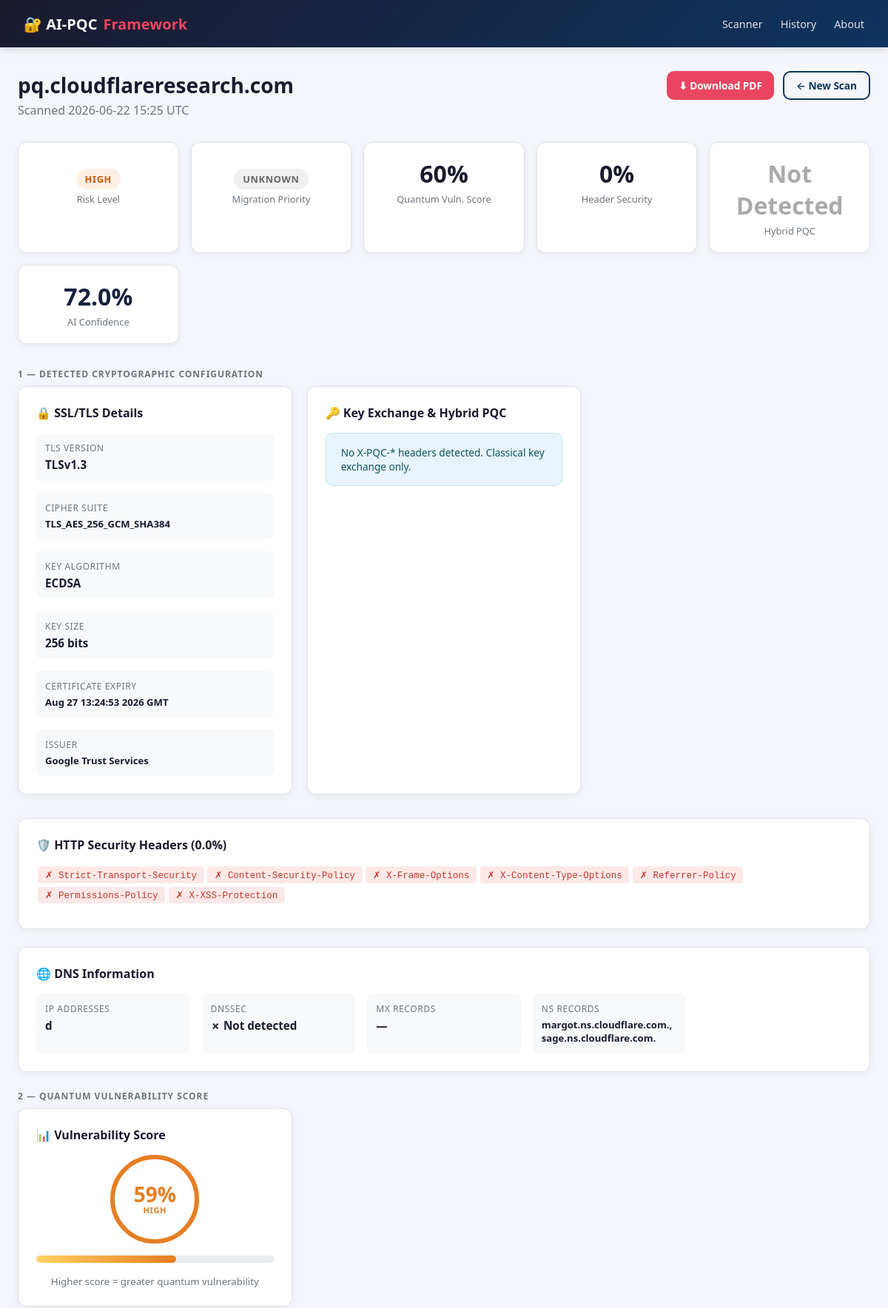
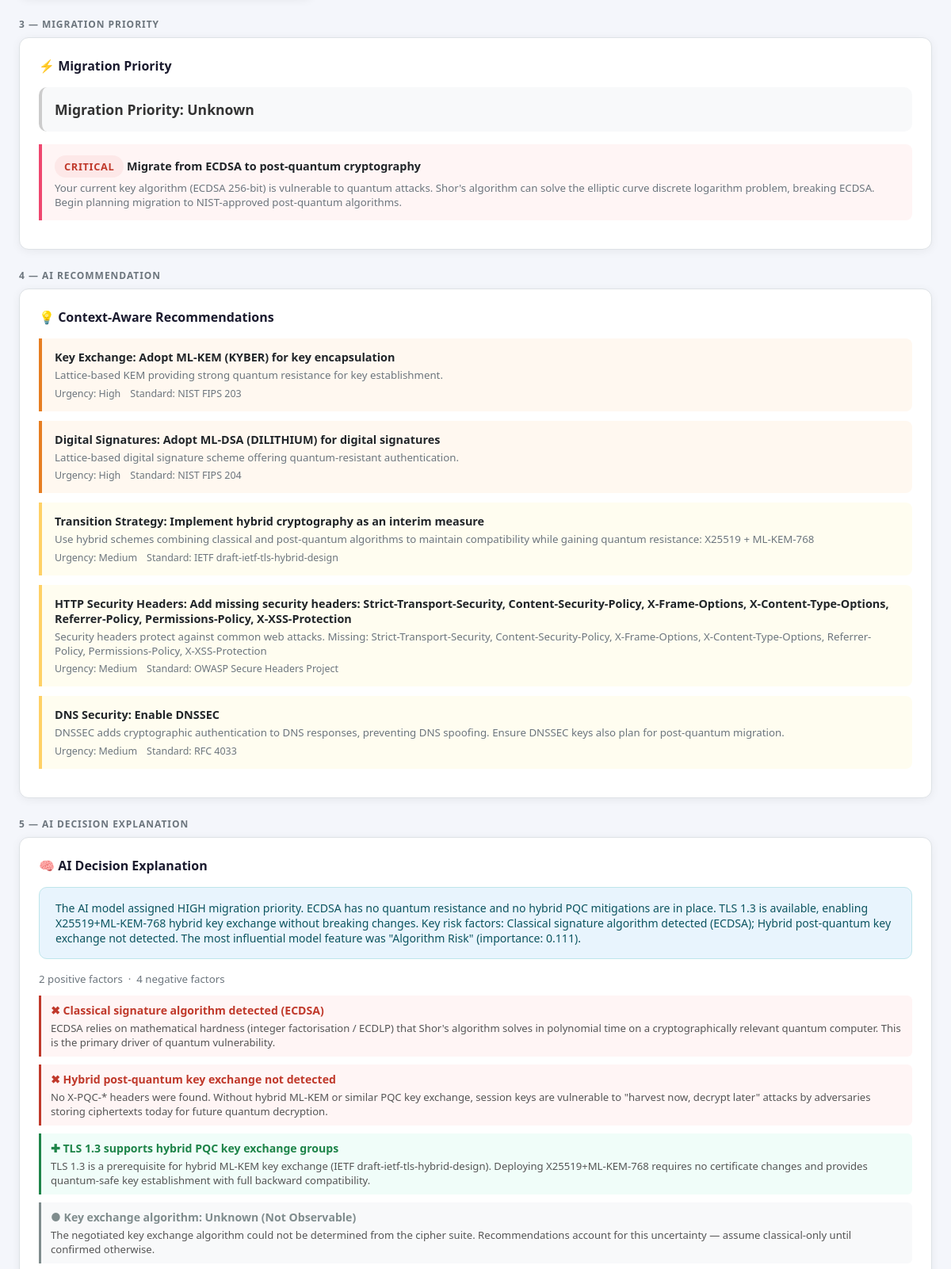
The page /report/2 (upper part) on the database its author committed (2 pictures, top to bottom).
### database/database.py (models this page shows, shortened)
class ScanResult(db.Model):
    __tablename__ = 'scan_results'
    id = db.Column(db.Integer, primary_key=True)
    domain = db.Column(db.String(255), nullable=False)
    scan_date = db.Column(db.DateTime, default=datetime.utcnow)
    ssl_version = db.Column(db.String(50))
    cipher_suite = db.Column(db.String(255))
    key_algorithm = db.Column(db.String(100))
    key_size = db.Column(db.Integer)
    cert_expiry = db.Column(db.String(50))
    quantum_risk_score = db.Column(db.Float)
    risk_level = db.Column(db.String(20))
    recommendations = db.Column(db.Text)
    headers_score = db.Column(db.Float)
    overall_score = db.Column(db.Float)
    raw_data = db.Column(db.Text)

### app.py (the view)
@app.route('/report/<int:scan_id>')
def view_report(scan_id):
    scan = ScanResult.query.get_or_404(scan_id)
    raw = {}
    recommendations = {}
    ai_decision = {}
    confidence = None
    class_probs = {}
    try:
        raw      = json.loads(scan.raw_data) if scan.raw_data else {}
        rec_data = json.loads(scan.recommendations) if scan.recommendations else {}
        recommendations = rec_data
        ssl_data    = raw.get('ssl', {})
        domain_data = raw.get('domain', {})
        header_data = raw.get('headers', {})
        features    = extract_features(ssl_data, domain_data, header_data)
        ml_pred     = predict_migration_priority(features)
        confidence  = ml_pred['confidence']
        class_probs = ml_pred['class_probabilities']
        full_recs = generate_recommendations(
            ssl_data, domain_data, header_data, features,
            ml_priority=rec_data.get('migration_priority') or ml_pred['priority']
        )
        ai_decision = generate_ai_decision_explanation(
            ssl_data, domain_data, header_data, full_recs,
            feature_importances=ml_pred['feature_importances']
        )
    except Exception:
        pass
    return render_template(
        'report.html', scan=scan, raw=raw,
        recommendations=recommendations, ai_decision=ai_decision,
        confidence=confidence, class_probs=class_probs
    )

### ai/predictor.py (called while the page is built, shortened)
def _load_migration_model():
    global _migration_model
    if _migration_model is None:
        try:
            _migration_model = joblib.load(MIGRATION_MODEL_PATH)
        except Exception as e:
            print(f'[AI-PQC] Warning: could not load migration model: {e}')
    return _migration_model

def _build_feature_vector(features):
    return np.array([
        features.get('algorithm_risk', 0.5),
        features.get('key_size_risk', 0.5),
        features.get('protocol_risk', 0.5),
        features.get('cipher_risk', 0.5),
        features.get('header_risk', 0.5),
        features.get('dnssec_risk', 0.5),
        features.get('hybrid_pqc_risk', 1.0),
        features.get('key_exchange_risk', 0.5),
        features.get('pqc_headers_risk', 1.0),
    ], dtype=np.float32)

def predict_migration_priority(features):
    model = _load_migration_model()
    fv = _build_feature_vector(features).reshape(1, -1)
    return _rule_based_priority(features)

### pqc/recommendation.py (called while the page is built, shortened)
def _detect_key_exchange(cipher_suite):
    cipher = (cipher_suite or '').upper()
    if 'ML-KEM' in cipher or 'KYBER' in cipher:
        return 'ML-KEM'
    if 'X25519' in cipher:
        return 'X25519'
    if 'ECDHE' in cipher or 'ECDH' in cipher:
        return 'ECDHE'
    if 'DHE' in cipher or 'EDH' in cipher:
        return 'DHE'
    if 'RSA' in cipher:
        return 'RSA'
    return 'Unknown'

def _detect_cipher_strength(cipher_suite):
    cipher = (cipher_suite or '').upper()
    if 'CHACHA20' in cipher:
        return 'Strong'
    if 'AES_256' in cipher or 'AES256' in cipher:
        return 'Strong'

### templates/report.html (shortened to what this page needs)
<!DOCTYPE html>
<html lang="en">
<head>
  <link rel="stylesheet" href="/static/css/style.css">
</head>
<body>
<nav>
  <div class="nav-inner">
    <a href="/" class="nav-brand">🔐 AI-PQC<span>Framework</span></a>
    <div class="nav-links">
      <a href="/">Scanner</a>
      <a href="/history">History</a>
      <a href="/about">About</a>
    </div>
  </div>
</nav>
<div class="container">
  <div class="page-header" style="display:flex;align-items:flex-start;justify-content:space-between;flex-wrap:wrap;gap:1rem;">
    <div>
      <h1>{{ scan.domain }}</h1>
      <p>Scanned {{ scan.scan_date.strftime('%Y-%m-%d %H:%M UTC') if scan.scan_date else 'Unknown' }}</p>
    </div>
    <div style="display:flex;gap:0.75rem;flex-wrap:wrap;">
      <a href="/report/{{ scan.id }}/pdf" class="btn btn-primary btn-sm">⬇ Download PDF</a>
      <a href="/" class="btn btn-outline btn-sm">← New Scan</a>
    </div>
  </div>
  {% set rl = scan.risk_level|lower if scan.risk_level else 'unknown' %}
  {% set mp = recommendations.get('migration_priority', 'Unknown') if recommendations else 'Unknown' %}
  {% set mp_lower = mp|lower %}
  <div class="stats-grid" style="margin-bottom:2rem;">
    <div class="stat-card">
      <div class="stat-value"><span class="badge badge-{{ rl }}">{{ scan.risk_level or 'N/A' }}</span></div>
      <div class="stat-label">Risk Level</div>
    </div>
    <div class="stat-card">
      <div class="stat-value"><span class="badge badge-{{ mp_lower }}">{{ mp }}</span></div>
      <div class="stat-label">Migration Priority</div>
    </div>
    <div class="stat-card">
      <div class="stat-value">{{ "%.0f"|format((scan.quantum_risk_score or 0) * 100) }}%</div>
      <div class="stat-label">Quantum Vuln. Score</div>
    </div>
    <div class="stat-card">
      <div class="stat-value">{{ "%.0f"|format(scan.headers_score or 0) }}%</div>
      <div class="stat-label">Header Security</div>
    </div>
    {% if raw and raw.get('headers') %}
    <div class="stat-card">
      <div class="stat-value" style="color:{% if raw['headers'].get('hybrid_pqc_detected') %}#1e8449{% else %}#aaa{% endif %};">
        {% if raw['headers'].get('hybrid_pqc_detected') %}✓ Active{% else %}Not Detected{% endif %}
      </div>
      <div class="stat-label">Hybrid PQC</div>
    </div>
    {% endif %}
    {% if confidence is not none %}
    <div class="stat-card">
      <div class="stat-value" style="color:#16213e;font-weight:700;">{{ confidence }}%</div>
      <div class="stat-label">AI Confidence</div>
    </div>
    {% endif %}
  </div>
  <div style="margin:1.5rem 0 0.5rem;font-size:0.75rem;font-weight:700;letter-spacing:0.08em;color:var(--text-muted);text-transform:uppercase;">
    1 — Detected Cryptographic Configuration
  </div>
  <div class="card-grid">
    <div class="card">
      <div class="card-title">🔒 SSL/TLS Details</div>
      <div class="info-grid">
        <div class="info-item"><div class="info-label">TLS Version</div><div class="info-value">{{ scan.ssl_version or '—' }}</div></div>
        <div class="info-item"><div class="info-label">Cipher Suite</div><div class="info-value" style="font-size:0.82rem;">{{ scan.cipher_suite or '—' }}</div></div>
        <div class="info-item"><div class="info-label">Key Algorithm</div><div class="info-value">{{ scan.key_algorithm or '—' }}</div></div>
        <div class="info-item"><div class="info-label">Key Size</div><div class="info-value">{{ scan.key_size|string + ' bits' if scan.key_size else '—' }}</div></div>
        <div class="info-item"><div class="info-label">Certificate Expiry</div><div class="info-value" style="font-size:0.82rem;">{{ scan.cert_expiry or '—' }}</div></div>
        {% if raw and raw.get('ssl') %}
        <div class="info-item"><div class="info-label">Issuer</div><div class="info-value" style="font-size:0.82rem;">{{ raw['ssl'].get('cert_issuer', '—') }}</div></div>
        {% endif %}
      </div>
    </div>
    <div class="card">
      <div class="card-title">🔑 Key Exchange &amp; Hybrid PQC</div>
      {% if raw and raw.get('headers') %}
        {% set hd = raw['headers'] %}
        {% if hd.get('hybrid_pqc_detected') %}
          <div class="alert alert-success" style="margin-bottom:0.75rem;">
            ✅ <strong>Hybrid post-quantum deployment detected</strong>
          </div>
          {% for k, v in hd.get('pqc_headers', {}).items() %}
          <div class="info-item" style="margin-bottom:0.5rem;">
            <div class="info-label">{{ k }}</div>
            <div class="info-value" style="font-size:0.83rem;font-family:monospace;">{{ v }}</div>
          </div>
          {% endfor %}
        {% else %}
          <div class="alert alert-info" style="font-size:0.85rem;margin-bottom:0.75rem;">
            No X-PQC-* headers detected. Classical key exchange only.
          </div>
        {% endif %}
      {% endif %}
    </div>
  </div>
  {% if raw and raw.get('headers') %}
  {% set hd = raw['headers'] %}
  <div class="card" style="margin-bottom:1.5rem;">
    <div class="card-title">🛡️ HTTP Security Headers ({{ hd.get('score', 0) }}%)</div>
    <div style="margin-bottom:0.5rem;">
      {% for h in hd.get('missing', []) %}<span class="header-tag header-missing">✗ {{ h }}</span>{% endfor %}
    </div>
  </div>
  {% endif %}
  {% if raw and raw.get('domain') %}
  {% set dm = raw['domain'] %}
  <div class="card" style="margin-bottom:1.5rem;">
    <div class="card-title">🌐 DNS Information</div>
    <div class="info-grid">
      <div class="info-item"><div class="info-label">IP Addresses</div><div class="info-value">{{ dm.get('ip_addresses', [])|join(', ') or '—' }}</div></div>
      <div class="info-item"><div class="info-label">DNSSEC</div><div class="info-value">{{ '✓ Enabled' if dm.get('dnssec_enabled') else '✗ Not detected' }}</div></div>
      <div class="info-item"><div class="info-label">MX Records</div><div class="info-value">{{ dm.get('mx_records', [])|join(', ') or '—' }}</div></div>
      <div class="info-item"><div class="info-label">NS Records</div><div class="info-value" style="font-size:0.82rem;">{{ dm.get('ns_records', [])|join(', ') or '—' }}</div></div>
    </div>
  </div>
  {% endif %}
  <div style="margin:1.5rem 0 0.5rem;font-size:0.75rem;font-weight:700;letter-spacing:0.08em;color:var(--text-muted);text-transform:uppercase;">
    2 — Quantum Vulnerability Score
  </div>
  <div class="card-grid" style="margin-bottom:1.5rem;">
    <div class="card">
      {% set score_pct = ((scan.quantum_risk_score or 0) * 100)|int %}
      <div class="card-title">📊 Vulnerability Score</div>
      <div class="score-circle score-{{ rl }}" style="margin-bottom:1rem;">
        <span class="score-num">{{ score_pct }}%</span>
        <span class="score-label">{{ scan.risk_level or 'Unknown' }}</span>
      </div>
      <div class="risk-meter">
        <div class="risk-meter-bar">
          <div class="risk-meter-fill fill-{{ rl }}" style="width:{{ score_pct }}%;"></div>
        </div>
      </div>
      <p style="font-size:0.83rem;color:var(--text-muted);text-align:center;margin-top:0.5rem;">Higher score = greater quantum vulnerability</p>
    </div>
  </div>
  <div style="margin:1.5rem 0 0.5rem;font-size:0.75rem;font-weight:700;letter-spacing:0.08em;color:var(--text-muted);text-transform:uppercase;">
    3 — Migration Priority
  </div>
  {% if recommendations %}
  <div class="card" style="margin-bottom:1.5rem;">
    <div class="card-title">⚡ Migration Priority</div>
    {% set mp_color_map = {'Critical': '#c0392b', 'High': '#d35400', 'Medium': '#d68910', 'Low': '#1e8449'} %}
    {% set mp_bg_map = {'Critical': '#fde8e8', 'High': '#fff0e6', 'Medium': '#fff8e6', 'Low': '#e8f8f2'} %}
    <div style="padding:1rem;border-radius:10px;background:{{ mp_bg_map.get(mp, '#f8f9fa') }};border-left:4px solid {{ mp_color_map.get(mp, '#ccc') }};margin-bottom:1rem;">
      <div style="font-size:1.1rem;font-weight:700;color:{{ mp_color_map.get(mp, '#333') }};">Migration Priority: {{ mp }}</div>
    </div>
    {% for action in recommendations.get('priority_actions', []) %}
    <div class="rec-item priority-{{ action.priority }}">
      <div class="rec-title"><span class="badge badge-{{ action.priority|lower }}">{{ action.priority }}</span> {{ action.action }}</div>
      <div class="rec-detail">{{ action.detail }}</div>
    </div>
    {% else %}
    <p style="color:var(--text-muted);font-size:0.9rem;">No critical priority actions required.</p>
    {% endfor %}
  </div>
  {% endif %}
  <div style="margin:1.5rem 0 0.5rem;font-size:0.75rem;font-weight:700;letter-spacing:0.08em;color:var(--text-muted);text-transform:uppercase;">
    4 — AI Recommendation
  </div>
  {% if recommendations and recommendations.get('recommendations') %}
  <div class="card" style="margin-bottom:1.5rem;">
    <div class="card-title">💡 Context-Aware Recommendations</div>
    {% for rec in recommendations['recommendations'] %}
    <div class="rec-item priority-{{ rec.urgency }}">
      <div class="rec-title">{{ rec.category }}: {{ rec.recommendation }}</div>
      <div class="rec-detail">{{ rec.detail }}</div>
      <div class="rec-meta">
        <span>Urgency: {{ rec.urgency }}</span>
        {% if rec.get('standard') %}<span>Standard: {{ rec['standard'] }}</span>{% endif %}
      </div>
    </div>
    {% endfor %}
  </div>
  {% endif %}
  <div style="margin:1.5rem 0 0.5rem;font-size:0.75rem;font-weight:700;letter-spacing:0.08em;color:var(--text-muted);text-transform:uppercase;">
    5 — AI Decision Explanation
  </div>
  {% if ai_decision %}
  <div class="card" style="margin-bottom:1.5rem;">
    <div class="card-title">🧠 AI Decision Explanation</div>
    {% if ai_decision.get('reasoning') %}
    <div class="alert alert-info" style="font-size:0.88rem;margin-bottom:1rem;">{{ ai_decision['reasoning'] }}</div>
    {% endif %}
    {% if ai_decision.get('positive_count') is not none %}
    <div style="font-size:0.83rem;color:var(--text-muted);margin-bottom:0.75rem;">
      {{ ai_decision.get('positive_count', 0) }} positive factor{{ 's' if ai_decision.get('positive_count', 0) != 1 else '' }}
      &nbsp;·&nbsp;
      {{ ai_decision.get('negative_count', 0) }} negative factor{{ 's' if ai_decision.get('negative_count', 0) != 1 else '' }}
    </div>
    {% endif %}
    {% for f in ai_decision.get('factors', []) %}
      {% if f.impact == 'Positive' %}
        {% set fc = '#1e8449' %}{% set fbg = '#f0fdf9' %}{% set ficon = '✚' %}
      {% elif f.impact == 'Negative' %}
        {% set fc = '#c0392b' %}{% set fbg = '#fff5f5' %}{% set ficon = '✖' %}
      {% else %}
        {% set fc = '#7f8c8d' %}{% set fbg = '#f8f9fa' %}{% set ficon = '●' %}
      {% endif %}
    <div style="border-left:3px solid {{ fc }};padding:0.6rem 0.75rem;margin-bottom:0.6rem;background:{{ fbg }};border-radius:0 6px 6px 0;">
      <div style="font-weight:600;font-size:0.88rem;color:{{ fc }};">{{ ficon }} {{ f.factor }}</div>
      <div style="font-size:0.82rem;color:#555;margin-top:0.2rem;">{{ f.detail }}</div>
    </div>
    {% endfor %}
  </div>
  {% endif %}
</div>
</body>
</html>

### rows shown on the page
ScanResult: domain "pq.cloudflareresearch.com", scan_date "2026-06-22 15:25 UTC", risk_level "HIGH", (scan.quantum_risk_scoreor0)*100 "60", headers_score "0", ssl_version "TLSv1.3", cipher_suite "TLS_AES_256_GCM_SHA384", key_algorithm "ECDSA", key_size "256 bits", cert_expiry "Aug 27 13:24:53 2026 GMT"

### other values the page prints
{{ mp }} "UNKNOWN"
{{ confidence }} "72.0"
{{ raw['ssl'].get('cert_issuer', '—') }} "Google Trust Services"
{{ hd.get('score', 0) }} "0.0"
{{ h }} "Strict-Transport-Security" "Content-Security-Policy" "X-Frame-Options" "X-Content-Type-Options" "Referrer-Policy" "Permissions-Policy" "X-XSS-Protection"
{{ dm.get('ip_addresses', [])|join(', ') or '—' }} "d"
{{ '✓ Enabled' if dm.get('dnssec_enabled') else '✗ Not detected' }} "✗ Not detected"
{{ dm.get('mx_records', [])|join(', ') or '—' }} "—"
{{ dm.get('ns_records', [])|join(', ') or '—' }} "margot.ns.cloudflare.com., sage.ns.cloudflare.com."
{{ score_pct }} "59"
{{ mp }} "Unknown"
{{ action.priority }} "CRITICAL"
{{ action.action }} "Migrate from ECDSA to post-quantum cryptography"
{{ rec.category }} "Key Exchange" "Digital Signatures" "Transition Strategy" "HTTP Security Headers" "DNS Security"
{{ rec.recommendation }} "Adopt ML-KEM (KYBER) for key encapsulation" "Adopt ML-DSA (DILITHIUM) for digital signatures" "Implement hybrid cryptography as an interim measure" "Add missing security headers: Strict-Transport-Security, Content-Security-Policy, X-Frame-Options, X-Content-Type-Options, Referrer-Policy, Permissions-Policy, X-XSS-Protection" "Enable DNSSEC"
